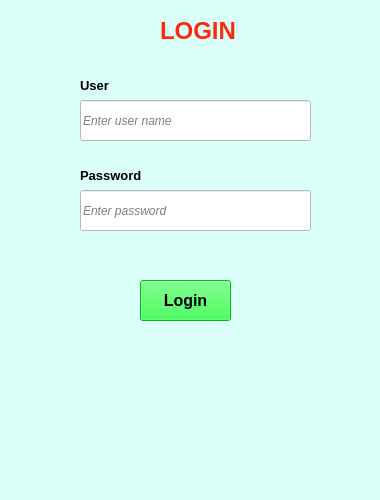
<?xml version="1.0" encoding="UTF-8"?>
<ui version="4.0">
 <class>Login</class>
 <widget class="QMainWindow" name="Login">
  <property name="geometry">
   <rect>
    <x>0</x>
    <y>0</y>
    <width>380</width>
    <height>500</height>
   </rect>
  </property>
  <property name="windowTitle">
   <string>Login</string>
  </property>
  <property name="styleSheet">
   <string notr="true">background-color:rgb(219, 255, 249)</string>
  </property>
  <widget class="QWidget" name="centralwidget">
   <widget class="QLabel" name="label">
    <property name="geometry">
     <rect>
      <x>80</x>
      <y>70</y>
      <width>121</width>
      <height>31</height>
     </rect>
    </property>
    <property name="font">
     <font>
      <pointsize>10</pointsize>
      <weight>75</weight>
      <italic>false</italic>
      <bold>true</bold>
     </font>
    </property>
    <property name="text">
     <string>User </string>
    </property>
   </widget>
   <widget class="QLabel" name="label_2">
    <property name="geometry">
     <rect>
      <x>80</x>
      <y>160</y>
      <width>121</width>
      <height>31</height>
     </rect>
    </property>
    <property name="font">
     <font>
      <pointsize>10</pointsize>
      <weight>75</weight>
      <bold>true</bold>
     </font>
    </property>
    <property name="text">
     <string>Password</string>
    </property>
   </widget>
   <widget class="QLabel" name="label_3">
    <property name="geometry">
     <rect>
      <x>160</x>
      <y>10</y>
      <width>91</width>
      <height>41</height>
     </rect>
    </property>
    <property name="font">
     <font>
      <pointsize>18</pointsize>
      <weight>75</weight>
      <bold>true</bold>
     </font>
    </property>
    <property name="styleSheet">
     <string notr="true">color:rgb(255, 40, 12)</string>
    </property>
    <property name="text">
     <string>LOGIN</string>
    </property>
   </widget>
   <widget class="QPushButton" name="BTlogin">
    <property name="geometry">
     <rect>
      <x>140</x>
      <y>280</y>
      <width>91</width>
      <height>41</height>
     </rect>
    </property>
    <property name="font">
     <font>
      <pointsize>12</pointsize>
      <weight>75</weight>
      <bold>true</bold>
     </font>
    </property>
    <property name="styleSheet">
     <string notr="true">background-color: rgb(7, 255, 36);</string>
    </property>
    <property name="text">
     <string>Login</string>
    </property>
   </widget>
   <widget class="QLineEdit" name="user">
    <property name="geometry">
     <rect>
      <x>80</x>
      <y>100</y>
      <width>231</width>
      <height>41</height>
     </rect>
    </property>
    <property name="font">
     <font>
      <italic>true</italic>
     </font>
    </property>
    <property name="styleSheet">
     <string notr="true">background-color:rgb(255, 255, 255)</string>
    </property>
    <property name="text">
     <string/>
    </property>
    <property name="placeholderText">
     <string>Enter user name</string>
    </property>
   </widget>
   <widget class="QLineEdit" name="password">
    <property name="geometry">
     <rect>
      <x>80</x>
      <y>190</y>
      <width>231</width>
      <height>41</height>
     </rect>
    </property>
    <property name="font">
     <font>
      <italic>true</italic>
     </font>
    </property>
    <property name="styleSheet">
     <string notr="true">background-color:rgb(255, 255, 255)</string>
    </property>
    <property name="text">
     <string/>
    </property>
    <property name="echoMode">
     <enum>QLineEdit::Password</enum>
    </property>
    <property name="placeholderText">
     <string>Enter password</string>
    </property>
   </widget>
  </widget>
  <widget class="QMenuBar" name="menubar">
   <property name="geometry">
    <rect>
     <x>0</x>
     <y>0</y>
     <width>380</width>
     <height>21</height>
    </rect>
   </property>
  </widget>
  <widget class="QStatusBar" name="statusbar"/>
 </widget>
 <resources/>
 <connections/>
</ui>
